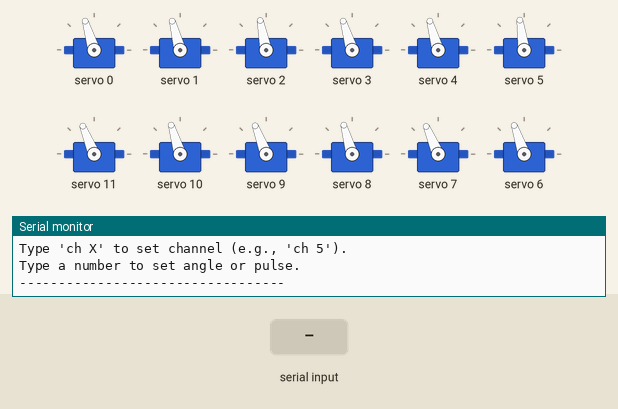
The sketch below on a simulated Arduino Nano, built with avr-gcc and run on an emulated ATmega328P. Shown: 12 × servo, the last lines printed to the serial monitor. Inputs (shaded band) come from the test bench.

Above: at 1.4 s.
1.5 s: "90,45\n" received over Serial
At 2.7 s:
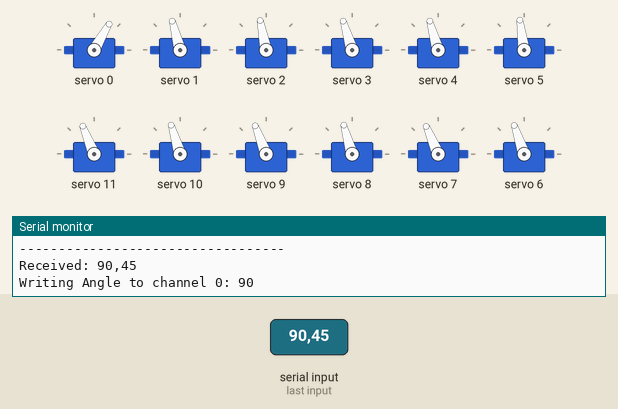
3.0 s: "5\n" received over Serial
At 3.6 s:
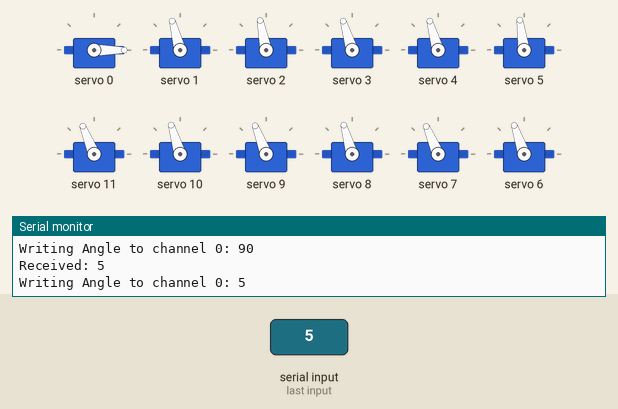
4.5 s: "200\n" received over Serial
At 4.9 s:
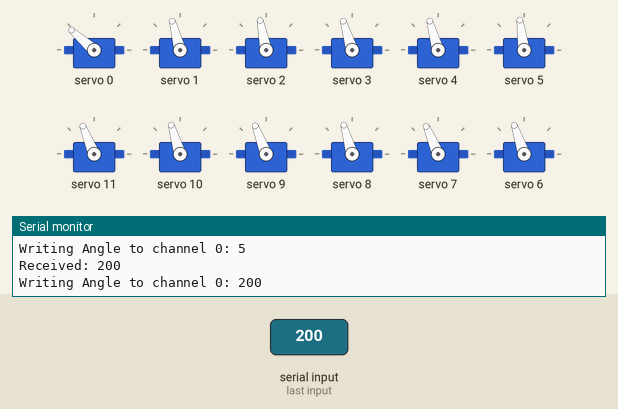
6.0 s: "90\n" received over Serial
At 7.2 s:
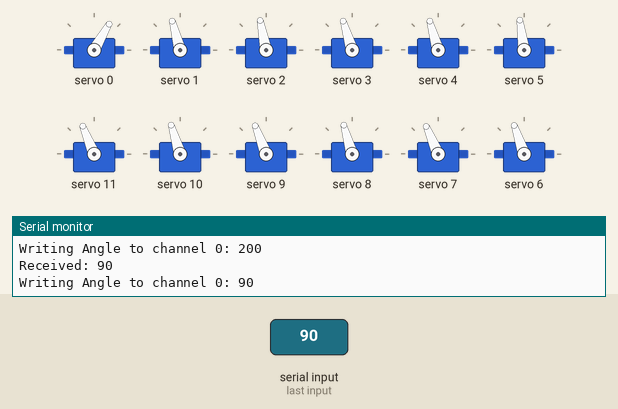
7.5 s: "1,90\n" received over Serial
At 8.5 s:
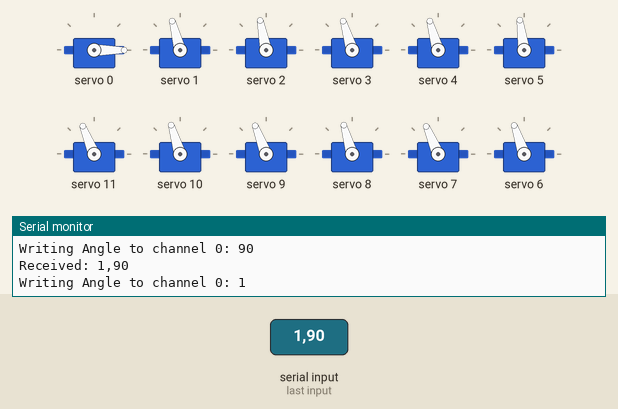
Timing chart, 0 to 10.0 s (numbered marks = the images above; inputs shaded):
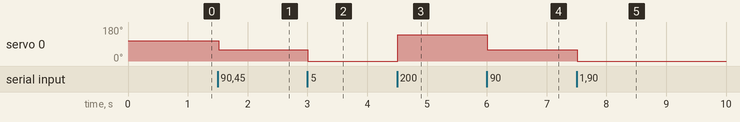

Measured:
- after the input at 1.5 s, servo 0: 107° → 60° at once
- after the input at 3.0 s, servo 0: 60° → 0° at once
- after the input at 4.5 s, servo 0: 0° → 139° at once
- after the input at 6.0 s, servo 0: 139° → 60° at once
- after the input at 7.5 s, servo 0: 60° → 0° at once

The sketch:

All_Servo_Clocking.ino
```cpp
// Designed for an Arduino Nano and PCA servo driver
// Centers all 12 quadruped servos on startup, then accepts manual serial commands

#include <Wire.h>
#include <Adafruit_PWMServoDriver.h>
#include "ServoConfig.h"

Adafruit_PWMServoDriver pwm = Adafruit_PWMServoDriver();

String readString = "";
int channel = 0;

void setup() {
  Serial.begin(9600);
  Serial.println("Initializing PWM Driver...");

  pwm.begin();
  pwm.setOscillatorFrequency(27000000);
  // The Animos 35KG servo is a digital servo - theoretically can use 50-330Hz
  pwm.setPWMFreq(50);  // Analog servos run at ~50 Hz updates

  // Center all servos before allowing user input
  centerAllServos();

  Serial.println("----------------------------------");
  Serial.println("Servo Clocking Ready!");
  Serial.println("Type 'ch X' to set channel (e.g., 'ch 5').");
  Serial.println("Type a number to set angle or pulse.");
  Serial.println("----------------------------------");
}

void loop() {
  while (Serial.available()) {
    char c = Serial.read();  //gets one byte from serial buffer
    readString += c;
    delay(2);
  }

  if (readString.length() > 0) {
    readString.trim();  // Remove any leading/trailing whitespace or newlines
    Serial.print("Received: ");
    Serial.println(readString);

    // Check if the string contains "ch"
    int chIndex = readString.indexOf("ch");
    if (chIndex >= 0) {
      // Find where the number starts (usually right after 'ch' + space)
      String channelPart = readString.substring(chIndex + 2);
      channel = channelPart.toInt();
      Serial.print("Channel changed to: ");
      Serial.println(channel);

      // Clear readString so it doesn't try to move a servo to "ch 5" degrees
      readString = "";
    } else {
      // No "ch" found, treat the input as a position value
      int n = readString.toInt();

      if (n >= 270) {
        Serial.print("Writing Microseconds to channel ");
        Serial.print(channel);
        Serial.print(": ");
        Serial.println(n);
        pwm.writeMicroseconds(channel, n);
      } else {
        Serial.print("Writing Angle to channel ");
        Serial.print(channel);
        Serial.print(": ");
        Serial.println(n);
        pwm.writeMicroseconds(channel, angleToPulse(n));
      }
      readString = "";
    }
  }
}

// Helper function to map angles to PWM pulses
int angleToPulse(int ang) {
  int pulse = map(ang, 0, 270, SERVO_MIN, SERVO_MAX);
  return pulse;
}

// Function to drive all servos to their configured centers
void centerAllServos() {
  Serial.println("Centering all servos to ServoConfig.h offsets...");

  // Front Left Leg
  pwm.writeMicroseconds(CH_FL_HIP, angleToPulse(FL_SERVO_CENTER_HIP));
  pwm.writeMicroseconds(CH_FL_FEMUR, angleToPulse(FL_SERVO_CENTER_FEMUR));
  pwm.writeMicroseconds(CH_FL_TIBIA, angleToPulse(FL_SERVO_CENTER_TIBIA));

  // Front Right Leg
  pwm.writeMicroseconds(CH_FR_HIP, angleToPulse(FR_SERVO_CENTER_HIP));
  pwm.writeMicroseconds(CH_FR_FEMUR, angleToPulse(FR_SERVO_CENTER_FEMUR));
  pwm.writeMicroseconds(CH_FR_TIBIA, angleToPulse(FR_SERVO_CENTER_TIBIA));

  // Back Left Leg
  pwm.writeMicroseconds(CH_BL_HIP, angleToPulse(BL_SERVO_CENTER_HIP));
  pwm.writeMicroseconds(CH_BL_FEMUR, angleToPulse(BL_SERVO_CENTER_FEMUR));
  pwm.writeMicroseconds(CH_BL_TIBIA, angleToPulse(BL_SERVO_CENTER_TIBIA));

  // Back Right Leg
  pwm.writeMicroseconds(CH_BR_HIP, angleToPulse(BR_SERVO_CENTER_HIP));
  pwm.writeMicroseconds(CH_BR_FEMUR, angleToPulse(BR_SERVO_CENTER_FEMUR));
  pwm.writeMicroseconds(CH_BR_TIBIA, angleToPulse(BR_SERVO_CENTER_TIBIA));

  Serial.println("All servos centered.");
}
```

ServoConfig.h
```cpp
#ifndef SERVO_CONFIGS
#define SERVO_CONFIGS

// SERVO Offset Configs
#define FL_SERVO_CENTER_HIP 155
#define FL_SERVO_CENTER_FEMUR 152
#define FL_SERVO_CENTER_TIBIA 147

#define FR_SERVO_CENTER_HIP 155
#define FR_SERVO_CENTER_FEMUR 153
#define FR_SERVO_CENTER_TIBIA 143

#define BL_SERVO_CENTER_HIP 162
#define BL_SERVO_CENTER_FEMUR 155
#define BL_SERVO_CENTER_TIBIA 161

#define BR_SERVO_CENTER_HIP 153
#define BR_SERVO_CENTER_FEMUR 163
#define BR_SERVO_CENTER_TIBIA 158

// Servo Channels
#define CH_FL_HIP   0
#define CH_FL_FEMUR 1
#define CH_FL_TIBIA 2
#define CH_FR_HIP   3
#define CH_FR_FEMUR 4
#define CH_FR_TIBIA 5
#define CH_BL_HIP   11
#define CH_BL_FEMUR 10
#define CH_BL_TIBIA 9
#define CH_BR_HIP   8
#define CH_BR_FEMUR 7
#define CH_BR_TIBIA 6

// Generic Servo Limits
#define SERVO_MIN 500
#define SERVO_MAX 2500

#endif // SERVO_CONFIGS
```
